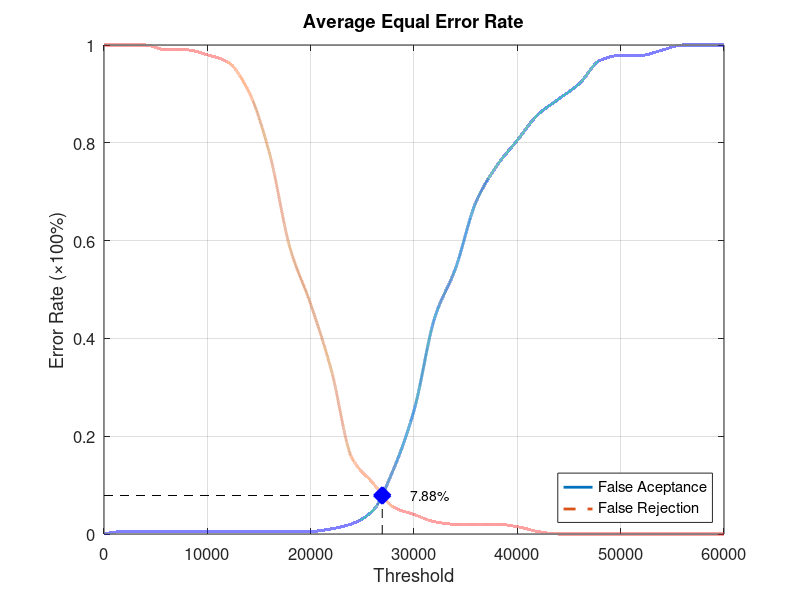
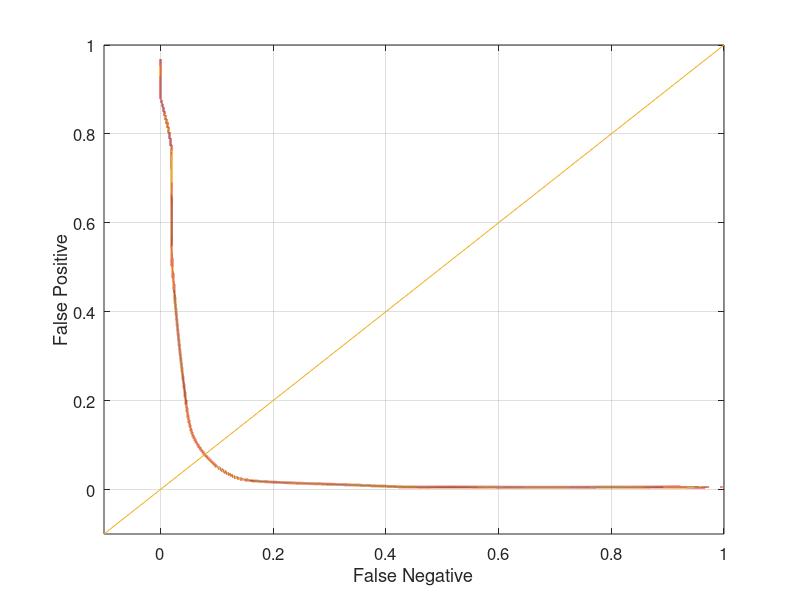

Reproduce these figures in MATLAB, in order.
function yEER = Database3_2
close all;
clear;
clc;
x = 0:2000:60000;
xq = 0:0.5:60000;

y0 = [0 0.00526316 0.00526316 0.00526316 0.00526316 0.00526316 0.00526316 0.00526316 0.00526316 0.00526316 0.00526316 0.0105263 0.0210526 0.0473684 0.131579 0.252632 0.442105 0.542105 0.678947 0.752632 0.805263 0.857895 0.889474 0.921053 0.968421 0.978947 0.978947 0.989474 1 1 1];
yy0 = interp1(x, y0, xq, 'pchip');
y1 = [1 1 1 0.99 0.99 0.98 0.965 0.905 0.78 0.585 0.47 0.335 0.155 0.105 0.055 0.04 0.025 0.02 0.02 0.02 0.015 0.005 0 0 0 0 0 0 0 0 0];
yy1 = interp1(x, y1, xq, 'pchip');

% Calculating EER: 
y2 = abs(y0 - y1);
find(y2 == min(y2))
yy2 = abs(yy0 - yy1);
xEER = find(yy2 == min(yy2));
xEERIndex = xq(xEER) % X-axis EER
yEER = yy0(xEER) % Y-axis EER

main = figure
plot(xq, yy0,'-','LineWidth', 2);	hold on
plot(xq, yy1,'--','LineWidth', 2);	hold on
plot([xEERIndex xEERIndex], [0 yEER], 'k--');	hold on
plot([0 xEERIndex], [yEER yEER], 'k--');	hold on
plot(xEERIndex, yEER, 'bx', 'LineWidth', 10);	hold on
text(xEERIndex + 10 * xEERIndex / 100, yEER, [num2str(round((10000 * yEER)) / 100) '%'])
legend('False Aceptance', 'False Rejection', 'Location', 'SouthEast')
xlabel('Threshold')
ylabel('Error Rate (\times100%)')
title('Average Equal Error Rate')
set(gca, 'FontSize', 12)
axis([0 60000 0 1])
grid on

print(main, 'Database3_2Main', '-dpng');
FNRxFPR = figure('Color', [1 1 1]);
plot(yy1, yy0, '-', yy1, yy0, 'LineWidth', 2);
hold on
y = -0.1:0.1:1
plot(y, y); 
set(gca, 'FontSize', 12)
xlabel('False Negative')
ylabel('False Positive')
axis([-0.1 1 -0.1 1])
set(gca, 'FontSize', 12)
grid on

print(FNRxFPR, 'Database3_2FNRxFPR','-dpng');
end
